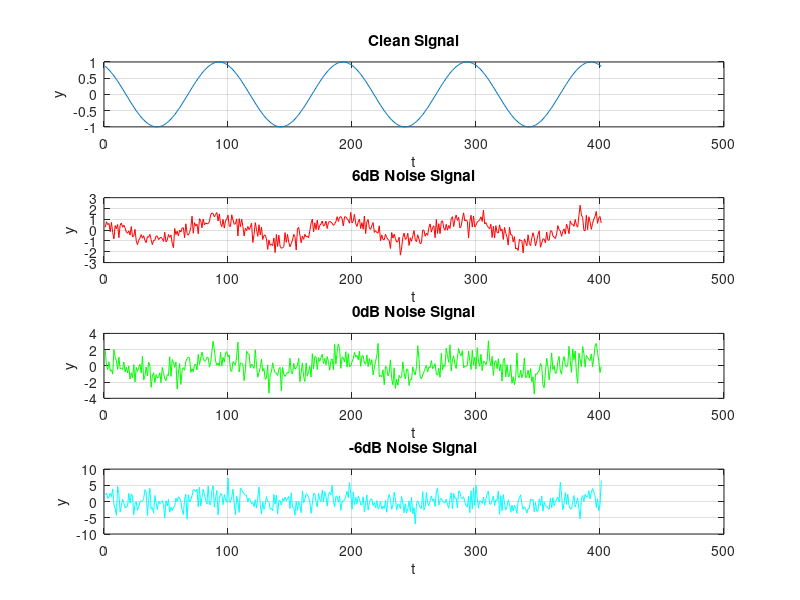

Write MATLAB code to recreate this figure.
%%%%%%%%%%%%%%%%%%%%%%%%%%%%%%%%%%%%%%%%%%%%%%%%%%%%%%%%%%%%%%%%%%%%%%%%%%%%%%%%%%%%%%%%%%%%%%%%%%%%%%%%%%%%%%%%%%
%Title: Lab 1 - Introduction to MATLAB
%Filename: Lab1
%Author: Renzo Garza Motta
%Course: EGR 223 - 01
%Course Name:Probability and Signal Analysis
%Date: May 4th, 2020
%Instructor: Dr. Karl Brakora
%Description:
%   This program generates a 3Hz sinusoidal signal with 1 unit of amplitude
%   and a 120 degree offset. Additionally, the script generates three 
%   signals with 6dB, 0dB, and -6dB noise level from the original
%   sinusoidal equation.
%%%%%%%%%%%%%%%%%%%%%%%%%%%%%%%%%%%%%%%%%%%%%%%%%%%%%%%%%%%%%%%%%%%%%%%%%%%%%%%%%%%%%%%%%%%%%%%%%%%%%%%%%%%%%%%%%%
 
%Clean Signal Parameter Definition
amplitude = 1;                                  %Amplitude of the clean signal
frequency = 3;                                  %Clean Signal Frequency (Hz)
period = 1/frequency;                           %period of the clean signal
degreePhaseOffset = 120;                        %Clean Signal Phase Offset (Degrees)
radsPhaseOffset = (degreePhaseOffset*pi)/180;   %Convert Phase Offset to radians
cycles = 4;                                     %Amount of cycles graphed
 
xStart = 0;                                     %Starting value of t vector
xStep = period/100;                             %Step value of t vector
xFinal = cycles*period;                         %Final value of t vector
t = xStart:xStep:xFinal;                        %Generating vector t from xStart to xFinal with a step value of xStep
cleanSignal = amplitude*sin(2*pi*frequency*t + radsPhaseOffset); %Defining clean sinusoidal signal
 
%Noise Level Definition
SNR6dB = 6;             %noise indicated in decibels (dB)
SNR0dB = 0;             %noise indicated in decibels (dB)
SNRn6dB = -6;           %noise indicated in decibels (dB)
 
SNR = @(dB) 10^(dB/10); %Custom equation calculated SNR value from given dB value
dB6 = SNR(SNR6dB);      %Generates SNR value for a 6dB level
dB0 = SNR(SNR0dB);      %Generates SNR value for a 0dB level
dBn6 = SNR(SNRn6dB);    %Generates SNR value for a -6dB level
 
%Noise Signal Generation
noiseGen = @(SNRatio) (randn(size(t))/sqrt(SNRatio));   %Noise vector of size t generator with a SNR input
signal1 = noiseGen(dB6);                                %Generates a 6dB noise vector
signal2 = noiseGen(dB0);                                %Generates a 0dB noise vector
signal3 = noiseGen(dBn6);                               %Generates a -6dB noise vector
noisySignal1 = cleanSignal + signal1;                   %Combining 6dB noise and clean signal
noisySignal2 = cleanSignal + signal2;                   %Combining 0dB noise and clean signal
noisySignal3 = cleanSignal + signal3;                   %Combining -6dB noise and clean signal
 
%Subplot setup
subplot(4,1,1);         %Locate graph one in the first row
plot(cleanSignal);      %Plot clean signal for 4 cycles
grid on;                %Turn major grid on
title('Clean Signal');  %Set title
ylabel('y');            %Set y-axis label
xlabel('t');            %Set x-axis label
 
subplot(4,1,2);             %Locate graph one in the first row
plot(noisySignal1, 'r');    %Plot clean signal for 4 cycles in a red line
grid on;                    %Turn major grid on
title('6dB Noise Signal');  %Set title
ylabel('y');                %Set y-axis label
xlabel('t');                %Set x-axis label
 
subplot(4,1,3);             %Locate graph one in the first row
plot(noisySignal2, 'g');    %Plot clean signal for 4 cycles in a green line
grid on;                    %Turn major grid on
title('0dB Noise Signal');  %Set title
ylabel('y');                %Set y-axis label
xlabel('t');                %Set x-axis label
 
subplot(4,1,4);             %Locate graph one in the first row
plot(noisySignal3, 'c');    %Plot clean signal for 4 cycles in a cyan line
grid on;                    %Turn major grid on
title('-6dB Noise Signal'); %Set title
ylabel('y');                %Set y-axis label
xlabel('t');                %Set x-axis label
